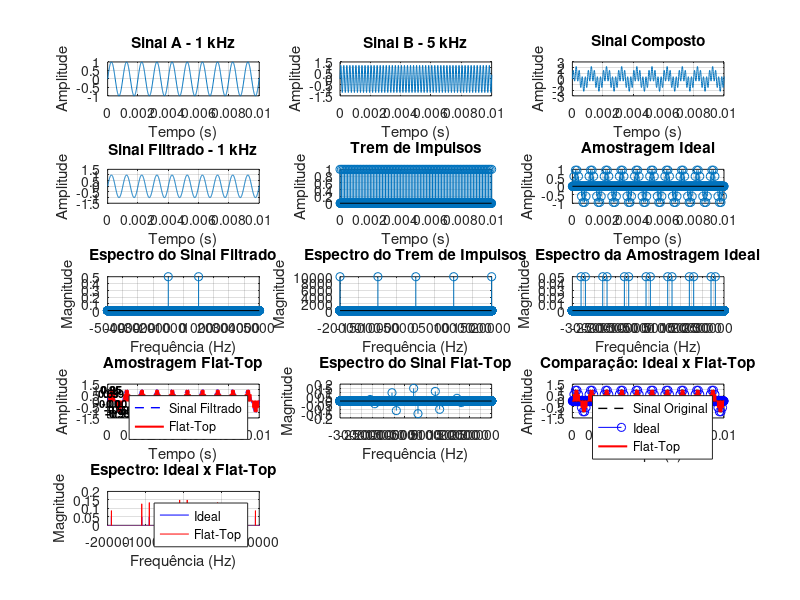

Write the MATLAB code that produced this figure.
clear;
clc;
close all;

pkg load signal;


% ============================================================
% 1. FREQUÊNCIAS E PARÂMETROS DO SINAL
% ============================================================

f1 = 1e3;                   % Senoide desejada = 1 kHz
f2 = 5e3;                   % Segunda senoide = 5 kHz

A1 = 1.0;                   % Amplitude da senoide 1
A2 = 1.2;                   % Amplitude da senoide 2


% ============================================================
% 2. SIMULAÇÃO DO SINAL ANALÓGICO
% ============================================================

fAnalog = 1e5;              % Frequência usada para simular o analógico
Ta = 1/fAnalog;             % Período da simulação analógica

tempoTotal = 1;             % Tempo total da simulação
t = 0:Ta:tempoTotal-Ta;

nPAnalog = length(t);


% ============================================================
% 3. FREQUÊNCIA DE AMOSTRAGEM
% ============================================================

fs = 10e3;                  % Frequência de amostragem
Ts = 1/fs;                  % Período de amostragem

fNyquist = fs/2;

fCorte = 2e3;


% ============================================================
% 4. SENOIDE A
% ============================================================

sinalA = A1*sin(2*pi*f1*t);


figure;

subplot(5,3,1);

plot(t, sinalA);

grid on;

xlabel('Tempo (s)');
ylabel('Amplitude');

title('Sinal A - 1 kHz');

xlim([0 0.01]);


% ============================================================
% 5. SENOIDE B
% ============================================================

sinalB = A2*sin(2*pi*f2*t);


subplot(5,3,2);

plot(t, sinalB);

grid on;

xlabel('Tempo (s)');
ylabel('Amplitude');

title('Sinal B - 5 kHz');

xlim([0 0.01]);


% ============================================================
% 6. SINAL COMPOSTO
% ============================================================

sinalComposto = sinalA + sinalB;


subplot(5,3,3);

plot(t, sinalComposto);

grid on;

xlabel('Tempo (s)');
ylabel('Amplitude');

title('Sinal Composto');

xlim([0 0.01]);


% ============================================================
% 7. FILTRO IDEAL PASSA-BAIXA
% ============================================================

filtroIdeal = zeros(1, nPAnalog);

for i = 1:nPAnalog

    fAtual = (i - 1) * (fAnalog / nPAnalog);

    % Mantém:
    % frequências positivas abaixo do corte
    % e suas correspondentes negativas

    if fAtual <= fCorte || ...
       fAtual >= (fAnalog - fCorte)

        filtroIdeal(i) = 1;

    else

        filtroIdeal(i) = 0;

    end

end


% ============================================================
% 8. SINAL FILTRADO
% ============================================================

sinalCompostoFFT = fft(sinalComposto);

sinalFiltradoFFT = ...
    sinalCompostoFFT .* filtroIdeal;

sinalFiltrado = ...
    real(ifft(sinalFiltradoFFT));


subplot(5,3,4);

plot(t, sinalFiltrado);

grid on;

xlabel('Tempo (s)');
ylabel('Amplitude');

title('Sinal Filtrado - 1 kHz');

xlim([0 0.01]);


% ============================================================
% 9. TREM DE IMPULSOS - AMOSTRAGEM IDEAL
% ============================================================

kPasso = round(Ts/Ta);

tremImpulsos = zeros(1, nPAnalog);

tremImpulsos(1:kPasso:end) = 1/Ta;


subplot(5,3,5);

stem(t, tremImpulsos*Ta);

grid on;

xlabel('Tempo (s)');
ylabel('Amplitude');

title('Trem de Impulsos');

xlim([0 0.01]);


% ============================================================
% 10. AMOSTRAGEM IDEAL
% ============================================================

sinalAmostradoIdeal = ...
    sinalFiltrado .* (tremImpulsos*Ta);


subplot(5,3,6);

stem(t, sinalAmostradoIdeal);

grid on;

xlabel('Tempo (s)');
ylabel('Amplitude');

title('Amostragem Ideal');

xlim([0 0.01]);


% ============================================================
% 11. ESPECTRO DO SINAL FILTRADO
% ============================================================

f = (-nPAnalog/2 : nPAnalog/2 - 1) ...
    * (fAnalog/nPAnalog);

sinalFiltradoFFT = ...
    fftshift(fft(sinalFiltrado)) / nPAnalog;


subplot(5,3,7);

stem(f, abs(sinalFiltradoFFT));

grid on;

xlabel('Frequência (Hz)');
ylabel('Magnitude');

title('Espectro do Sinal Filtrado');

xlim([-5000 5000]);

xticks(-5000:1000:5000);


% ============================================================
% 12. ESPECTRO DO TREM DE IMPULSOS
% ============================================================

tremImpulsosFFT = ...
    fftshift(fft(tremImpulsos)) / nPAnalog;


subplot(5,3,8);

stem(f, abs(tremImpulsosFFT));

grid on;

xlabel('Frequência (Hz)');
ylabel('Magnitude');

title('Espectro do Trem de Impulsos');

xlim([-20000 20000]);

xticks(-20000:5000:20000);


% ============================================================
% 13. ESPECTRO DA AMOSTRAGEM IDEAL
% ============================================================

sinalAmostradoIdealFFT = ...
    fftshift(fft(sinalAmostradoIdeal)) / nPAnalog;


subplot(5,3,9);

stem(f, abs(sinalAmostradoIdealFFT));

grid on;

xlabel('Frequência (Hz)');
ylabel('Magnitude');

title('Espectro da Amostragem Ideal');

xlim([-35000 35000]);

xticks(-30000:5000:30000);


% ============================================================
% ============================================================
%                  FLAT-TOP
% ============================================================
% ============================================================


% ============================================================
% 14. LARGURA DO TOPO PLANO
% ============================================================

% Vamos utilizar um pulso com duração de 1/3 de Ts.

d = Ts/3;

% Número de pontos da simulação analógica correspondentes
% à largura do pulso

numPontosPulso = round(d/Ta);

% Largura REAL obtida após a discretização

dReal = numPontosPulso * Ta;


fprintf('\n========================================\n');
fprintf('PARAMETROS DA AMOSTRAGEM FLAT-TOP\n');
fprintf('========================================\n');

fprintf('fs = %.2f Hz\n', fs);
fprintf('Ts = %.6e s\n', Ts);

fprintf('d ideal = %.6e s\n', d);

fprintf('d real  = %.6e s\n', dReal);

fprintf('Pontos por periodo Ts = %d\n', kPasso);

fprintf('Pontos do pulso = %d\n', numPontosPulso);

fprintf('Duty Cycle real = %.2f %%\n', ...
        100*dReal/Ts);


% ============================================================
% 15. OBTENDO AS AMOSTRAS
% ============================================================

% Os valores das amostras são exatamente aqueles obtidos
% nos instantes nTs.

amostras = sinalFiltrado(1:kPasso:end);


% ============================================================
% 16. CONSTRUÇÃO DO PULSO RETANGULAR
% ============================================================

% Durante d:
% valor = 1
%
% Após d até completar Ts:
% valor = 0

pulsoFlatTop = [ ...
    ones(1, numPontosPulso), ...
    zeros(1, kPasso - numPontosPulso) ...
];


% ============================================================
% 17. CONSTRUÇÃO DO SINAL FLAT-TOP
% ============================================================

% Cada amostra é mantida constante durante d.

sinalAmostradoFlatTop = ...
    kron(amostras, pulsoFlatTop);


% Ajuste para garantir que o vetor tenha
% exatamente o mesmo tamanho do sinal original.

sinalAmostradoFlatTop = ...
    sinalAmostradoFlatTop(1:nPAnalog);


% ============================================================
% 18. GRÁFICO DO FLAT-TOP
% ============================================================

subplot(5,3,10);

plot(t, sinalFiltrado, 'b--', 'LineWidth', 1);

hold on;

stairs(t, ...
       sinalAmostradoFlatTop, ...
       'r', ...
       'LineWidth', 1.5);

grid on;

xlabel('Tempo (s)');
ylabel('Amplitude');

title('Amostragem Flat-Top');

legend('Sinal Filtrado', ...
       'Flat-Top');

xlim([0 0.01]);


% ============================================================
% 19. MOSTRAR AS AMOSTRAS NUMERICAMENTE
% ============================================================

temposAmostra = t(1:kPasso:end);

% Mostrar somente as primeiras 10 amostras

numMostrar = min(10, length(amostras));

for i = 1:numMostrar

    if amostras(i) >= 0

        deslocamento = 0.15;

    else

        deslocamento = -0.15;

    end

    text( ...
        temposAmostra(i), ...
        amostras(i) + deslocamento, ...
        sprintf('%.2f', amostras(i)), ...
        'HorizontalAlignment', 'center', ...
        'FontSize', 8, ...
        'FontWeight', 'bold');

end


% ============================================================
% 20. ESPECTRO DO SINAL FLAT-TOP
% ============================================================

sinalAmostradoFlatTopFFT = ...
    fftshift(fft(sinalAmostradoFlatTop)) / nPAnalog;


subplot(5,3,11);

stem(f, ...
     imag(sinalAmostradoFlatTopFFT));

grid on;

xlabel('Frequência (Hz)');
ylabel('Magnitude');

title('Espectro do Sinal Flat-Top');

xlim([-35000 35000]);

xticks(-30000:5000:30000);


% ============================================================
% 21. COMPARAÇÃO IDEAL x FLAT-TOP
% ============================================================

subplot(5,3,12);

plot(t, sinalFiltrado, ...
     'k--', ...
     'LineWidth', 1);

hold on;

stem(t, ...
     sinalAmostradoIdeal, ...
     'b');

stairs(t, ...
       sinalAmostradoFlatTop, ...
       'r', ...
       'LineWidth', 1.5);

grid on;

xlabel('Tempo (s)');
ylabel('Amplitude');

title('Comparação: Ideal x Flat-Top');

legend('Sinal Original', ...
       'Ideal', ...
       'Flat-Top');

xlim([0 0.01]);


% ============================================================
% 22. COMPARAÇÃO DOS ESPECTROS
% ============================================================

subplot(5,3,13);

plot(f, ...
     abs(sinalAmostradoIdealFFT), ...
     'b');

hold on;

plot(f, ...
     abs(sinalAmostradoFlatTopFFT), ...
     'r');

grid on;

xlabel('Frequência (Hz)');
ylabel('Magnitude');

title('Espectro: Ideal x Flat-Top');

legend('Ideal', ...
       'Flat-Top');

xlim([-20000 20000]);


% ============================================================
% 23. INFORMAÇÕES DAS AMOSTRAS
% ============================================================

fprintf('\n========================================\n');
fprintf('PRIMEIRAS AMOSTRAS\n');
fprintf('========================================\n');

numMostrar = min(10, length(amostras));

for i = 1:numMostrar

    fprintf( ...
        'n = %d | t = %.6f ms | x[n] = %.4f\n', ...
        i-1, ...
        temposAmostra(i)*1000, ...
        amostras(i));

end


fprintf('\n========================================\n');
fprintf('FIM DA SIMULACAO\n');
fprintf('========================================\n');
